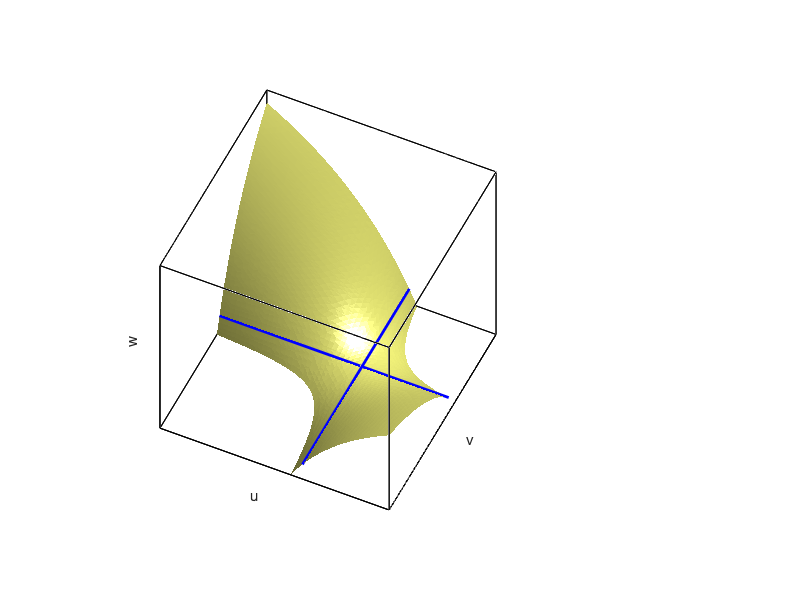
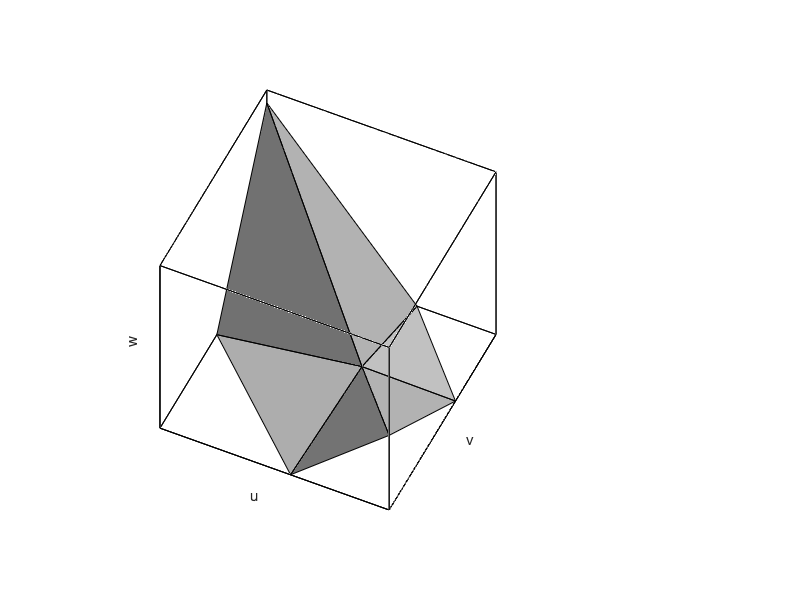

Write the MATLAB code that produced these figures, in order. (Note: this script raises an error after producing the figures.)
function t_mc( )
    %
    cstate_ = containers.Map;
    cstate_('LevelsetHandle') = 0;
    cstate_('LineHandles') = [];
    cstate_('TrisHandles') = [];
    %f = figure('Visible','off');
    close all;
    figure('Visible','off');
    hold on;
    % plot coordinate axis
    vm = [0 0 0; 1 0 0; 1 1 0; 0 1 0; 0 0 1; 1 0 1; 1 1 1; 0 1 1];
    fm = [1 2 6 5; 2 3 7 6; 3 4 8 7; 4 1 5 8; 1 2 3 4; 5 6 7 8];
    %patch('Vertices',vm,'Faces',fm, 'FaceVertexCData',hsv(6),'FaceColor','none');
    %ha = axes('Position',[0.07,0.07,0.75,0.75]);

    h_bbox = patch('Vertices',vm,'Faces',fm,'FaceColor','none');
    daspect([1 1 1]);
    % set camera
    %view(3);
    view(25,50);
    axis tight;
    axis square;
    camlight;
    lighting gouraud;
    xlabel('u');
    ylabel('v');
    zlabel('w');
    set(gca,'xtick',[]);
    set(gca,'ytick',[]);
    set(gca,'ztick',[]);
    set(gca,'Position',[0.06 0.15 0.7 0.7]);
    
    
    
    % read current state values    
    fig_names = {{'fig1.fig','fig1_mesh.fig'},...
        {'fig2.fig','fig2_mesh.fig'},...
        {'fig3.fig','fig3_mesh.fig'},...
        {'fig4.fig','fig4_mesh.fig'},...
        {'fig5.fig','fig5_mesh.fig'},...
        {'fig6.fig','fig6_mesh.fig'},...
        {'fig7.fig','fig7_mesh.fig'},...
        {'fig8.fig','fig8_mesh.fig'},...
        {'fig9.fig','fig9_mesh.fig'},...
        {'fig10.fig','fig10_mesh.fig'},...
        {'fig11.fig','fig11_mesh.fig'},...
        {'fig12.fig','fig12_mesh.fig'}};
    
    vals = [0.0387,9.8588,9.9994608191478135,0.0097,9.99946,-1.8061,-1.7660,-0.6,1.10918,0.0708,-1.3064,0.0293];
    mc_lt   = [6,25, 25,30,60,22,24,22,60,30,105,105];
    for i = 1:12
        fig_ = i+1;
        % default case
        f = zeros(1,8);
        switch fig_
            case 2 % contour with 6 vertices, MC 3, bit patter 6
                f = [-0.960492426392903 0.793207329559554 0.916735525189067 -0.422761282626275 -0.934993247757551 -0.850129305868777 -0.0367116785741896 -0.656740699156587];
            case 3 % contour with 7 vertices, type A, MC 6, bit patter 25
                f =  [10.2967816247556,9.45145192686147,9.54753711271687,10.6482067822841,9.81494966341055,9.31168538578250,9.80950580411527,10.7451536262220];
            case 4 % contour with 7 vertices, type B, MC 6, bit pattern 25
                f = [9.9998593195995547,9.9993381282115549,9.9979160205452544,9.9986053863704142,9.9999374908631235,9.999424800002032,9.9983922749132219,9.999579324965488];
            case 5 % contour with 8 vertices, MC 12, bit patter 30
                f = [0.454797708726920,	0.801330575352402,	0.649991492712356,	-0.973974554763863,	-0.134171007607162,	-0.0844698148589140,	-0.826313795402046,	0.433391503783462];
            case 6 % contour with 8 vertices, case b, MC 10, bit patter 60
                f = [9.9985934885536665,9.9998695572230147,9.9999045831713928,9.999316745478131,9.9986117521866866,9.9998754368055813,9.9999031760062458,9.9992041920402936];
            case 7 % contour with 9 vertices, MC 7, bit patter 22
                f = [-15.6504952739285,2.90290077342601,24.5454566157887,-24.5274127623786,21.6741877710053,-4.49696327433901,-19.7891575872492,-15.5588482753161];
            case 8 % MC 4 with tunnel, bit pattern 24
                f = [-7.70146936482581,-3.21868369245987,-5.44023748418735,15.6051950593180,12.7611835388515,-4.46952393442309,-11.7240576326183,-9.23038948829007];
            case 9 % MC 7 with tunnel, bit patter 22
                f = [-3.42744283804455,0.621278122151001,4.48110777981235,-1.95551129669134,2.30448107596369,-1.04182240925489,-3.51087814405650,-6.44976786808517];
            case 10 % MC 10 with tunnel, bit patter 60
                f = [-0.100000000000000,-6.11000000000000,2,10.2000000000000,10.8000000000000,1.80000000000000,-8.20000000000000,-0.180000000000000];
            case 11 % MC 12 with tunnel, bit patter 30
                f=[-3.37811990337124,0.473258332744286,2.54344310345736,7.87658724379480,4.38700713005133,-1.49950251870885,-4.21025867362045,-1.00233824192217];
            case 12 % MC 13 with tunnel, MC 3, bit patter 6
                f = [2.74742516087490,-3.39187542578189,-12.5297639669456,0.431517989649243,-6.92460546400188,2.52228314017858,14.6950568276448,-10.0732624062474];
            case 13 % MC 13 with contour with 12 vertices
                f = [0.546912886195662,	-0.421103532406922,	-0.643375084081520,	0.855507421818445,	-0.260686312588506,	0.206413666735986,	0.237274227130530,	-0.183297728364877];
                %f = [4.69314856679690,-25.6666841753773,-19.3439361061026,11.2891663083649,-5.72871085708909,12.8485897893816,14.4616618309557,-3.61934839891487];
                %f = [2.56647391270132,-7.87546704094998,-24.0314386830922,0.877608326864389,-27.8666241843413,21.9109258856636,14.6592692141074,-17.3567518307032];

        end


        % set a nice color
        c_pos = randi(25);
        color = getColor(c_pos);

        % the isovalue and MC case
        i0 = vals(i);
        mc = mc_lt(i);
        
        % compute level set within unit cell
        levelset_ = 1;
        % generate isosurface
        if levelset_ == 1
            cc =0:0.02:1;
            sz = length(cc);
            [x,y,z] = meshgrid(1:sz,1:sz,1:sz);
            fd =zeros(sz,sz,sz);
            for ii=1:sz
                for jj=1:sz
                    for kk=1:sz
                        u = cc(ii);
                        v = cc(jj);
                        w = cc(kk);
                        x(ii,jj,kk) = cc(ii);
                        y(ii,jj,kk) = cc(jj);
                        z(ii,jj,kk) = cc(kk);
                        fd(ii,jj,kk) = trilinear(f,u,v,w);
                    end
                end
            end

            clearLevelSetPlot(cstate_);

            p_handle = patch(isosurface(x,y,z,fd,i0));
            cstate_('LevelsetHandle') = p_handle;
            set(p_handle,'FaceColor',color,'EdgeColor','none');
            %set(p_handle,'FaceColor',colors(c_pos,:,:,:),'EdgeColor','none');
            % plot straight lines joining opposite faces
            plotStraightLines(cstate_,f,i0);
            savefig(fig_names{i}{1});
            clearLevelSetPlot(cstate_);
        end

        % plot triangulation
        celltris_ = 1;
        if celltris_
            clearTriangles(cstate_);
            triangulateCell(cstate_,f,mc,i0)
            savefig(fig_names{i}{2});
            clearTriangles(cstate_);
        end
	end
end


% Trilinear interpolation
%%%%%%%%%%%%%%%%%%%%%%%%%%%%%%%%%%%%%%%%%%%%%%%%%%%%%%%%%%%%%%%%%%%%%%%%%%%%%%%
function val = trilinear(f,u,v,w)
    val = (1-w)*((1-v)*(f(1)*(1-u)+f(2)*u)+v*(f(3)*(1-u)+f(4)*u))+ w*((1-v)*(f(5)*(1-u)+f(6)*u)+v*(f(7)*(1-u)+f(8)*u));
end

%
% Compute the bilinear coefficients for a pair of opposite faces
%%%%%%%%%%%%%%%%%%%%%%%%%%%%%%%%%%%%%%%%%%%%%%%%%%%%%%%%%%%%%%%%%%%%%%%%%%%%%%%
function [f1, f2, f3, f4, h1, h2, h3, h4] = setBilinearform(F,face)
    switch(face)
        case 1 % face w = 0
            f1 = F(1); f2 = F(2); f3 = F(3); f4 = F(4);
            h1 = F(5); h2 = F(6); h3 = F(7); h4 = F(8);
        case 2 % face w = 1
            f1 = F(5); f2 = F(6); f3 = F(7); f4 = F(8);
            h1 = F(1); h2 = F(2); h3 = F(3); h4 = F(4);
        case 3 % face v = 0
            f1 = F(1); f2 = F(2); f3 = F(5); f4 = F(6);
            h1 = F(3); h2 = F(4); h3 = F(7); h4 = F(8);
        case 4 % face v = 1
            f1 = F(3); f2 = F(4); f3 = F(7); f4 = F(8);
            h1 = F(1); h2 = F(2); h3 = F(5); h4 = F(6);
        case 5 % face u = 0
            f1 = F(1); f2 = F(3); f3 = F(5); f4 = F(7);
            h1 = F(2); h2 = F(4); h3 = F(6); h4 = F(8);
        case 6 % face u = 1
            f1 = F(2); f2 = F(4); f3 = F(6); f4 = F(8);
            h1 = F(1); h2 = F(3); h3 = F(5); h4 = F(7);
    end % end switch
    
end % set bilinearform

% Plot straight lines lying on the level set joining
% opposite faces
%%%%%%%%%%%%%%%%%%%%%%%%%%%%%%%%%%%%%%%%%%%%%%%%%%%%%%%%%%%%%%%%%%%%%%%%%%%%%%%
function plotStraightLines(cstate_,F,i0)
    ui = zeros(3,2);
    vi = zeros(3,2);
    ic = zeros(1,3);
    idx = 1;
    for f = 1:2:6
        % init
        [f1, f2, f3, f4, h1, h2, h3, h4] = setBilinearform(F,f);
        a = (f1-f2)*(-h3+h4+h1-h2)-(h1-h2)*(-f3+f4+f1-f2);
        b = (i0-f1)*(-h3+h4+h1-h2)+(f1-f2)*(h3-h1)-(i0-h1)*(-f3+f4+f1-f2)-(h1-h2)*(f3-f1);
        c = (i0-f1)*(h3-h1)-(i0-h1)*(f3-f1);
        d = b^2 - 4*a*c;
        if d > 0
            pos = 1;
            d = sqrt(d);
            % compute ui
            ui1 = (-b-d) / (2*a);
            ui2 = (-b+d) / (2*a);
            us1 = min(ui1,ui2);
            us2 = max(ui1,ui2);
            if 0 < us1 && us1 < 1
                g1 = f1*(1-us1) + f2*us1;
                g2 = f3*(1-us1) + f4*us1;
                vs1 = (i0 - g1)/(g2-g1);
                if 0 < vs1 && vs1 < 1
                    ui(idx,pos) = us1;
                    vi(idx,pos) = vs1;
                    ic(idx) = ic(idx) + 1;
                    pos = pos + 1;
                end
            end
            if 0 < us2 && us2 < 1
                g1 = f1*(1-us2) + f2*us2;
                g2 = f3*(1-us2) + f4*us2;
                vs2 = (i0 - g1)/(g2-g1);
                if 0 < vs2 && vs2 < 1
                    ui(idx,pos) = us2;
                    vi(idx,pos) = vs2;
                    ic(idx) = ic(idx) + 1;
                end
            end
        end
        idx  = idx + 1;
    end

    % check if there is a tunnel
    ict = ic(1) + ic(2) + ic(3);

    % plot straight lines joining opposite faces
    lt_handles = [];
    for i = 1:ic(1)
        cu1 = [ui(1,i),ui(1,i)];
        cv1 = [vi(1,i),vi(1,i)];
        cw1 = [0, 1];
        l_ = plot3(cu1,cv1,cw1,'b','LineWidth',2);
        lt_handles = [lt_handles,l_];
    end
    for i = 1:ic(2)
        cu1 = [ui(2,i),ui(2,i)];
        cw1 = [vi(2,i),vi(2,i)];
        cv1 = [0, 1];
        l_ = plot3(cu1,cv1,cw1,'b','LineWidth',2);
        lt_handles = [lt_handles,l_];
    end
    for i = 1:ic(3)
        cv1 = [ui(3,i),ui(3,i)];
        cw1 = [vi(3,i),vi(3,i)];
        cu1 = [0, 1];
        l_ = plot3(cu1,cv1,cw1,'b','LineWidth',2);
        lt_handles = [lt_handles,l_];
    end
    cstate_('LineHandles') = lt_handles;
end % plotStaightLines(cstate_,F,i0)


% Delete graphic objects from figure
%
function clearLevelSetPlot(cstate_)
    p_handle = cstate_('LevelsetHandle');
	if p_handle ~= 0
        delete(p_handle);
        cstate_('LevelsetHandle') = 0;
    end
    lt_handles = cstate_('LineHandles');
    for l =1:length(lt_handles)
        delete(lt_handles(l));
    end
    lt_handles = [];
    cstate_('LinesHandles') = lt_handles;
end

function clearTriangles(cstate_)
    t_handles = cstate_('TrisHandles');
    for t = 1:length(t_handles)
        delete(t_handles(t));
    end
    cstate_('TrisHandles') = [];
end

%
%
function c_ = getColor(c_index)
    c_table = [[0,117,220];[153,63,0];[116,0,132];[103,100,120];...
               [0,92,49];[43,206,72];[255,204,153];[138,128,158];...
               [148,255,181];[143,124,0];[157,204,0];[194,0,136];...
               [30,81,158];[255,164,5];[255,168,187];[66,102,0];...
               [255,0,16];[94,241,242];[0,153,143];[224,255,102];...
               [116,10,255];[153,0,0];[255,255,128];[255,255,0];...
               [255,80,5]];
    if c_index > 26
        c_index = 1;
    end
    c_ = c_table(c_index,:)/255;
end

%
%
% Compute contours of isosurface at faces
%%%%%%%%%%%%%%%%%%%%%%%%%%%%%%%%%%%%%%%%%%%%%%%%%%%%%%%%%%%%%%%%%%%%%%%%%%%%%%%
function triangulateCell(cstate_,f,mc,isov)
    [nrv,vt,nrc,cns,contours] = computeContorus(f,mc,isov);
    triangulateContours(cstate_,f,mc,isov,nrv,vt,nrc,cns,contours);
end

% Compute contours
%%%%%%%%%%%%%%%%%%%%%%%%%%%%%%%%%%%%%%%%%%%%%%%%%%%%%%%%%%%%%%%%%%%%%%%%%%%%%%%
function  [nrv,vt,nrc,cns,contours] = computeContorus(f,mc,isov)
    % Use the fact that the isosurface does not start or end in the cell.
    % It must cut the cell at the edges building closed hyperbolic arcs.
    % Triangulatiom
    %   i) compute intersection of level set with edges
    %  ii) compute closed polygons, we call these polygon contours
    % iii) compute the solution to the three quadratic equations
    %  iv) classify and triangulate contours
    
    % cell topology
    % vertices accroding to the coordinate axes, x-axes fastes
    % v1 = 000, v2 = 001, v3 = 010, v4 = 011
    % v5 = 100, v6 = 101, v7 = 110, v8 = 111
    % edges:
    % e1 = (1,2), e2 = (2,4), e3 = (3,4), e4 = (1,3)
    % e5 = (5,6), e6 = (6,8), e7 = (7,8), e8 = (5,7)
    % e9 = (1,5), e10 = (2,6), e11 = (4,8), e12 = (3,7)
    % faces:
    % f1 = (1,2,3,4), f2 = (5,6,7,8), 
    % f3 = (1,2,5,6), f4 = (3,4,7,8),
    % f5 = (1,3,5,7), f6 = (2,4,6,8)
    
    % compute offsets along axis, 
    % these are local coordinates used for interpolating vertices later on
    edges = [[1 2 -1  0  0]; ...
        [2 4  1 -1  0]; ...
        [3 4 -1  1  0]; ...
        [1 3  0 -1  0]; ...
        [5 6 -1  0  1]; ...
        [6 8  1 -1  1]; ...
        [7 8 -1  1  1]; ...
        [5 7  0 -1  1]; ...
        [1 5  0  0 -1]; ...
        [2 6  1  0 -1]; ...
        [4 8  1  1 -1]; ...
        [3 7  0  1 -1]];
    
    vt = zeros(12,4); % 4. coordinate means if vertex is set
    nrv = 0;
    for i = 1:12
        v1 = edges(i,1);
        v2 = edges(i,2);
        vals = [f(v1),f(v2)];
        vals = sort(vals);
        if vals(1) < isov && isov <= vals(2)
            % there is an intersection
            nrv = nrv + 1;
            iv = (isov - f(v1)) / (f(v2) - f(v1));
            if (edges(i,3) < 0)
                vt(i,1) = iv;
            else
                vt(i,1) = edges(i,3);
            end
            if (edges(i,4) < 0)
                vt(i,2) = iv;
            else
                vt(i,2) = edges(i,4);
            end
            if (edges(i,5) < 0)
                vt(i,3) = iv;
            else
                vt(i,3) = edges(i,5);
            end
            vt(i,4) = 1;
        else
            vt(i,4) = -1;
        end
    end
    % build contours, porcess facewise
    % faces
    fedge = [[1 2 3 4];[5 6 7 8];[1 10 5 9];[3 11 7 12];[4 12 8 9];[2 11 6 10]];
    segments = zeros(12,2);
    nrs = 1;
    ambiguous = zeros(1,6);
    ambcase   = zeros(1,6);
    for i = 1:6
        pos = 0;
        s = zeros(1,4);
        for j = 1:4
            if vt(fedge(i,j),4) > -1
                pos = pos + 1;
                s(pos) = fedge(i,j);
            end
        end
        % get segments from ambiguous case
        if pos > 2
            ambiguous(i) = 1; % face has ambigous case
            [u0, v0, idx] = getAsymptotes(i,f);
            % get vt1 of face
            vt1 = vt(fedge(i,1),1:3);
            if vt1(idx) < u0
                ambcase(i) = 1;
                segments(nrs,1) = s(1);
                segments(nrs,2) = s(4);
                segments(nrs+1,1) = s(2);
                segments(nrs+1,2) = s(3);
            else
                segments(nrs,1) = s(1);
                segments(nrs,2) = s(2);
                segments(nrs+1,1) = s(3);
                segments(nrs+1,2) = s(4);
            end
            nrs = nrs + 2;
        else
            segments(nrs,1) = s(1);
            segments(nrs,2) = s(2);
            nrs = nrs + 1;
        end
    end
    
    % compute closed contours
    contours = connect(nrv,vt,segments);
    % count nr. of countours and size
    cns = zeros(1,4);
    nrc = 0;
    for i = 1:4
        pos = 0;
        for j = 1:12
            if contours(i,j) > 0
                pos = j;
            end
        end
        cns(i) = pos;
        if pos > 0
            nrc = nrc+1;
        end
    end    
end


% connect vertices into a closed contour
%%%%%%%%%%%%%%%%%%%%%%%%%%%%%%%%%%%%%%%%%%%%%%%%%%%%%%%%%%%%%%%%%%%%%%%%%%%%%%%
function contours = connect(nrv,vt,segment)
    %
    %
    % there might be at most 4 contours with at most 12 vertices
    tcont = zeros(4,13);
    % each vertex appears at most once in only one contour
    % a contour has at least three vertices, i.e. it is a triangle or a larger
    % polygon
    ltconnect = zeros(12,2);
    vflag = ones(1,12);
    for i = 1:12
        s1 = segment(i,1);
        s2 = segment(i,2);
        if s1 > 0
            vflag(s1) = 0;
            vflag(s2) = 0;
            if ltconnect(s1,1) > 0
                ltconnect(s1,2) = s2;
            else
                ltconnect(s1,1) = s2;
            end
            if ltconnect(s2,1) > 0
                ltconnect(s2,2) = s1;
            else
                ltconnect(s2,1) = s1;
            end
        end
    end
    % create contours
    s1 = 0;
    s2 = 0;
    uvt = 0;
    % use mor data structures to be faster
    ccnt = 1;
    for v = 1:12
        if vflag(v) < 1 % vertex still not used
            s1 = v;
            tcont(ccnt,1) = v;
            pos = 2;
            orig = s1;
            next = ltconnect(orig,1);
            vflag(v) = 1; % set vertex used!
            flag = 1;
            while (flag)
                v1 = ltconnect(next,1);
                v2 = ltconnect(next,2);
                if v1 == orig
                    orig = next;
                    next = v2;
                else
                    orig = next;
                    next = v1;
                end
                tcont(ccnt,pos) = orig;
                vflag(orig) = 1; % vertex used
                pos = pos+1;
                if next == s1
                    flag = 0;
                    ccnt = ccnt + 1;
                end
            end % end of while
        end % end of if vertex not used
    end % end for over connectivity list
    contours = tcont;
end


% check if for this configuration there is a tunnel
% boolean flag tells if two contours build a tunnel
% nr is the number of countours building a tunnel, it must be two
% ltc contains the id of the contours which build a tunnel
%%%%%%%%%%%%%%%%%%%%%%%%%%%%%%%%%%%%%%%%%%%%%%%%%%%%%%%%%%%%%%%%%%%%%%%%%%%%%%%
function triangulateContours(cstate_,F,mc,i0,nrv,vt,nrc,cns,contours)
    % find out which contours build up a single piece of surface
    nr = 0;
    ltc = 0;
    face = 0;
    
    % handles to geometry
    t_handles = [];
    
    % compute all 6 hyperbola intersections
    ui = zeros(3,2);
    vi = zeros(3,2);
    ic = zeros(1,3);
    idx = 1;
    for f = 1:2:6
        % init
        [f1, f2, f3, f4, h1, h2, h3, h4] = setBilinearform(F,f);
        a = (f1-f2)*(-h3+h4+h1-h2)-(h1-h2)*(-f3+f4+f1-f2);
        b = (i0-f1)*(-h3+h4+h1-h2)+(f1-f2)*(h3-h1)-(i0-h1)*(-f3+f4+f1-f2)-(h1-h2)*(f3-f1);
        c = (i0-f1)*(h3-h1)-(i0-h1)*(f3-f1);
        d = b^2 - 4*a*c;
        if d > 0
            pos = 1;
            d = sqrt(d);
            % compute ui
            ui1 = (-b-d) / (2*a);
            ui2 = (-b+d) / (2*a);
            us1 = min(ui1,ui2);
            us2 = max(ui1,ui2);
            if 0 < us1 && us1 < 1
                g1 = f1*(1-us1) + f2*us1;
                g2 = f3*(1-us1) + f4*us1;
                vs1 = (i0 - g1)/(g2-g1);
                if 0 < vs1 && vs1 < 1
                    ui(idx,pos) = us1;
                    vi(idx,pos) = vs1;
                    ic(idx) = ic(idx) + 1;
                    pos = pos + 1;
                end
            end
            if 0 < us2 && us2 < 1
                g1 = f1*(1-us2) + f2*us2;
                g2 = f3*(1-us2) + f4*us2;
                vs2 = (i0 - g1)/(g2-g1);
                if 0 < vs2 && vs2 < 1
                    ui(idx,pos) = us2;
                    vi(idx,pos) = vs2;
                    ic(idx) = ic(idx) + 1;
                end
            end
        end
        idx  = idx + 1;
    end
    
    % check if there is a tunnel
    ict = ic(1) + ic(2) + ic(3);
    
    
    % triangulate tunnel
    if ict == 6
        % if there are three contours, one does not belong to the tunnel
        c1 = 1;
        c2 = 2;
        c3 = 3;
        if nrc == 3
            % conside only contours with 3 vertices
            for c = 1:3
                if cns(c) == 3
                    umin = 2;
                    umax = -2;
                    for i= 1:3
                        % collect min and max u
                        if vt(contours(c,i),1) < umin 
                            umin = vt(contours(c,i),1);
                        end
                        if vt(contours(c,i),1) > umax 
                            umax = vt(contours(c,i),1);
                        end
                    end
                    if ui(1,1) > umax || ui(1,2) < umin
                        c3 = c; % c3 does not belong to the tunnel
                    else
                        c2 = c;
                    end
                else
                    c1 = c;
                end
            end
        end
        % create 6 vertices
        cvt = zeros(6,3);
        % face 1,2 and face 3,4 common coordinate is u
        u = ui(1,1);
        v = vi(1,1);
        w = vi(2,1);
        p1 = 1;
        p2 = 1;
        p3 = 1;
        cvt(1,:) = [u,v,w];
        % face 3,4 and face 5,6 common coord is w
        if abs(w - vi(3,2)) < 0.00005
            p3 = 2;
        end
        
        % connect alternating pi 
        % get new v coordinate from face 4,5
        v = ui(3,p3);
        cvt(2,:) = [u,v,w];
        % get new u coordinate from face 0,1
        p1 = mod(p1,2) + 1;
        u = ui(1,p1);
        cvt(3,:) = [u,v,w];
        % get new w coordinate from face 2,3
        p2 = mod(p2,2) + 1;
        w = vi(2,p2);
        cvt(4,:) = [u,v,w];
        % get new v coordinate from face 4,5
        p3 = mod(p3,2) + 1;
        v = ui(3,p3);
        cvt(5,:) = [u,v,w];
        % get nuew u coordinate from face 0,1
        p1 = mod(p1,2) + 1;
        u = ui(1,p1);
        cvt(6,:) = [u,v,w];
        
        % fussion verties
        fvert = zeros(6,3);
        fvert(1,:) = (cvt(1,:) + cvt(2,:))/2;
        fvert(2,:) = (cvt(1,:) + cvt(2,:))/2;
        fvert(3,:) = (cvt(3,:) + cvt(4,:))/2;
        fvert(4,:) = (cvt(3,:) + cvt(4,:))/2;
        fvert(5,:) = (cvt(5,:) + cvt(6,:))/2;
        fvert(6,:) = (cvt(5,:) + cvt(6,:))/2;
        
        % generate triangle points
        tp = zeros(3,3);
        tp(1,:) = (cvt(1,:) + cvt(2,:))/2;
        tp(2,:) = (cvt(3,:) + cvt(4,:))/2;
        tp(3,:) = (cvt(5,:) + cvt(6,:))/2;
        

        flag_special_case = false;
        if (cns(1) > 6 || cns(2) > 6 ||cns(3) > 6)
            flag_special_case = true;
            %disp('case with one contour');
        end
        
        % collect vertex pairs
        cid = [c1,c2];
        for cq = 1:2
            xc = cid(cq);
            gconne = zeros(1,12);
            for i = 1:cns(xc)
                index = -1;
                d = 3;
                for j = 1:6
                    val = norm(vt(contours(xc,i),1:3)-cvt(j,:));
                    if d > val
                        index = j;
                        d = val;
                    end
                end
                gconne(i) = index;
            end
            % merged triangles
            for i = 1:cns(xc)
                i0 = i;
                i1 = mod(i,cns(xc)) + 1;
                d1 = gconne(i0);
                d2 = gconne(i1);
                if d1 == d2 || int32(d1)/int32(2) == int32(d2)/int32(2)
                    verts = [vt(contours(xc,i0),1:3);vt(contours(xc,i1),1:3);fvert(d1,:)];
                    triTunnel = zeros(1,3);
                    triTunnel(1,:) = [1,2,3];
                    t_hdl = patch('Faces',triTunnel,'Vertices',verts,'FaceColor',[0.8,0.8,0.8]); %,'EdgeColor','b');
                    t_handles = [t_handles,t_hdl];
                else
                    tris = zeros(2,3);
                    tris(1,:) = [1,2,4];
                    tris(2,:) = [2,3,4];
                    verts = zeros(4,3);
                    verts(1,:) = vt(contours(xc,i0),1:3);
                    verts(2,:) = vt(contours(xc,i1),1:3);
                    verts(3,:) = fvert(d2,:);
                    verts(4,:) = fvert(d1,:);
                    t_hdl = patch('Faces',tris,'Vertices',verts,'FaceColor',[0.8,0.8,0.8]);
                    t_handles = [t_handles,t_hdl];
                end
            end
            % triangulate contour with 12 vertices
            if cns(1) == 12
                tri12 = zeros(1,3);
                tri12(1,:) = [1,2,3];
                vt12 = zeros(3,3);
                vt12(1,:) = fvert(1,:);
                vt12(2,:) = fvert(3,:);
                vt12(3,:) = fvert(5,:);
                t_hdl = patch('Faces',tri12,'Vertices',vt12,'FaceColor',[0.8,0.8,0.8]); %,'EdgeColor','b');
                t_handles = [t_handles,t_hdl];
            end
        end
        % if anny triangulate third contour
        if (nrc == 3)
            trOout = zeros(1,3);
            trOout(1,:) = [1,2,3];
            vtOut = zeros(3,3);
            vtOut(1,:) = vt(contours(c3,1),1:3);
            vtOut(2,:) = vt(contours(c3,2),1:3);
            vtOut(3,:) = vt(contours(c3,3),1:3);
            t_hdl = patch('Faces',trOout,'Vertices',vtOut,'FaceColor',[0.8,0.8,0.8]);
            t_handles = [t_handles,t_hdl];
        end
    else % there is no tunnel
        if ((ict == 2 && ic(1) == 2) || (ict == 2 && ic(2) == 2)  ||  (ict == 2 && ic(3) == 2) || ict < 2)
            % there is no saddle point, this is a simple polygon
            for s = 1:nrc
                if cns(s) == 3
                    tri3 = zeros(1,3);
                    tri3(1,1) = 1;
                    tri3(1,2) = 2;
                    tri3(1,3) = 3;
                    vt3  = zeros(3,3);
                    vt3(1,:) = vt(contours(s,1),1:3);
                    vt3(2,:) = vt(contours(s,2),1:3);
                    vt3(3,:) = vt(contours(s,3),1:3);
                    t_hdl = patch('Faces',tri3,'Vertices',vt3,'FaceColor',[0.8,0.8,0.8]);
                    t_handles = [t_handles,t_hdl];
                elseif cns(s) == 4
                    tri4 = zeros(2,3);
                    tri4(1,1) = 1; tri4(1,2) = 2; tri4(1,3) = 3;
                    tri4(2,1) = 1; tri4(2,2) = 3; tri4(2,3) = 4;
                    vt4  = zeros(4,3);
                    vt4(1,:) = vt(contours(s,1),1:3);
                    vt4(2,:) = vt(contours(s,2),1:3);
                    vt4(3,:) = vt(contours(s,3),1:3);
                    vt4(4,:) = vt(contours(s,4),1:3);
                    t_hdl = patch('Faces',tri4,'Vertices',vt4,'FaceColor',[0.8,0.8,0.8]);
                    t_handles = [t_handles,t_hdl];
                elseif cns(s) == 5
                    tri5 = zeros(3,3);
                    tri5(1,1) = 1; tri5(1,2) = 2; tri5(1,3) = 3;
                    tri5(2,1) = 1; tri5(2,2) = 3; tri5(2,3) = 4;
                    tri5(3,1) = 1; tri5(3,2) = 4; tri5(3,3) = 5;
                    vt5  = zeros(5,3);
                    vt5(1,:) = vt(contours(s,1),1:3);
                    vt5(2,:) = vt(contours(s,2),1:3);
                    vt5(3,:) = vt(contours(s,3),1:3);
                    vt5(4,:) = vt(contours(s,4),1:3);
                    vt5(5,:) = vt(contours(s,5),1:3);
                    t_hdl = patch('Faces',tri5,'Vertices',vt5,'FaceColor',[0.8,0.8,0.8]);
                    t_handles = [t_handles,t_hdl];
                elseif cns(s) == 6
                    tri6 = zeros(4,3);
                    tri6(1,1) = 1; tri6(1,2) = 2; tri6(1,3) = 3;
                    tri6(2,1) = 3; tri6(2,2) = 4; tri6(2,3) = 5;
                    tri6(3,1) = 5; tri6(3,2) = 6; tri6(3,3) = 1;
                    tri6(4,1) = 1; tri6(4,2) = 3; tri6(4,3) = 5;
                    
                    vt6  = zeros(6,3);
                    vt6(1,:) = vt(contours(s,1),1:3);
                    vt6(2,:) = vt(contours(s,2),1:3);
                    vt6(3,:) = vt(contours(s,3),1:3);
                    vt6(4,:) = vt(contours(s,4),1:3);
                    vt6(5,:) = vt(contours(s,5),1:3);
                    vt6(6,:) = vt(contours(s,6),1:3);
                    t_hdl = patch('Faces',tri6,'Vertices',vt6,'FaceColor',[0.8,0.8,0.8]);
                    t_handles = [t_handles,t_hdl];
                end
            end
        else % there are some where a saddle point
            % plot bary center    
            ucoord = 0;
            vcoord = 0;
            wcoord = 0;
            if (ic(1) == 2) % common coordinate is w
                ucoord = ui(2,1);
                vcoord = ui(3,1);
                wcoord = vi(2,1);
            elseif (ic(2) == 2) % common coordinate is v
                ucoord = ui(1,1);
                vcoord = vi(1,1);
                wcoord = vi(3,1);
            elseif (ic(3) == 2) % common coordinate is u
                ucoord = ui(1,1);
                vcoord = vi(1,1);
                wcoord = vi(2,1);
            else 
                ucoord = ui(1,1) + ui(1,2) + ui(2,1) + ui(2,2);
                vcoord = vi(1,1) + vi(1,2) + ui(3,1) + ui(3,2);
                wcoord = vi(2,1) + vi(2,2) + vi(3,1) + vi(3,2);
                ucoord = ucoord/(ic(1) + ic(2));
                vcoord = vcoord/(ic(1) + ic(3));
                wcoord = wcoord/(ic(2) + ic(3));
            end
            %
            % At this point the code is not so clear
            % we are triangulating also non ambiguous cases
            % which are handled different in the c-code
            % this is just a demonstration software
            % star triangulation
            for s = 1:nrc
                if cns(s) == 3
                    tri3 = zeros(1,3);
                    tri3(1,1) = 1;
                    tri3(1,2) = 2;
                    tri3(1,3) = 3;
                    vt3  = zeros(3,3);
                    vt3(1,:) = vt(contours(s,1),1:3);
                    vt3(2,:) = vt(contours(s,2),1:3);
                    vt3(3,:) = vt(contours(s,3),1:3);
                    t_hdl = patch('Faces',tri3,'Vertices',vt3,'FaceColor',[0.8,0.8,0.8]);
                    t_handles = [t_handles,t_hdl];
                    
                else
%                     if (cns(s) == 5)
%                         disp('triangulating case with 5 vertices');
%                     end
                    triStar = zeros(cns(s),3);
                    vtStar  = zeros(cns(s)+1,3);
                    for xq = 1:cns(s)
                        vtStar(xq,:) = vt(contours(s,xq),1:3);
                    end
                    vtStar(cns(s)+1,:) =  [ucoord,vcoord,wcoord];
                    
                    for xq=1:cns(s)
                        i0 = xq;
                        i1 = mod(xq,cns(s)) + 1;
                        triStar(xq,1) = i0;
                        triStar(xq,2) = i1;
                        triStar(xq,3) = cns(s)+1;
                    end
                    t_hdl = patch('Faces',triStar,'Vertices',vtStar,'FaceColor',[0.8,0.8,0.8]);
                    t_handles = [t_handles,t_hdl];
                end
            end
            
        end
        % store handles to manage geometry objects
        
    end
    
    % keep track of graphic obejcts
    cstate_('TrisHandles') = t_handles;
end % triangulateContours


%
% Compute asymptotes at faces
% The functions accept arrays as input
%%%%%%%%%%%%%%%%%%%%%%%%%%%%%%%%%%%%%%%%%%%%%%%%%%%%%%%%%%%%%%%%%%%%%%%%%%%%%%%
function [uw,vw,ew,aw] = wSurface(f,w)
    f0 = f(1);
    f1 = f(2);
    f2 = f(3);
    f3 = f(4);
    f4 = f(5);
    f5 = f(6);
    f6 = f(7);
    f7 = f(8);
    ew = (f0+f3-f1-f2)*(1-w) + (f4+f7-f5-f6)*w;
    uw = ((f0-f2)*(1-w)+(f4-f6)*w) ./ ew;
    vw = ((f0-f1)*(1-w)+(f4-f5)*w) ./ ew;
    aw = ((f0*(1-w)+f4*w).*(f3*(1-w)+f7*w) - (f1*(1-w)+f5*w).*(f2*(1-w)+f6*w)) ./ ew;
end
function [vu,wu,eu,au] = uSurface(f,u)
    f0 = f(1);
    f1 = f(2);
    f2 = f(3);
    f3 = f(4);
    f4 = f(5);
    f5 = f(6);
    f6 = f(7);
    f7 = f(8);
    eu = (f0+f6-f2-f4)*(1-u) + (f1+f7-f3-f5)*u;
    vu = ((f0-f4)*(1-u)+(f1-f5)*u) ./ eu;
    wu = ((f0-f2)*(1-u)+(f1-f3)*u) ./ eu;
    au = ((f0*(1-u)+f1*u).*(f6*(1-u)+f7*u) - (f2*(1-u)+f3*u).*(f4*(1-u)+f5*u)) ./ eu;
end
function [uv,wv,ev,av] = vSurface(f,v)
    f0 = f(1);
    f1 = f(2);
    f2 = f(3);
    f3 = f(4);
    f4 = f(5);
    f5 = f(6);
    f6 = f(7);
    f7 = f(8);
    ev = (f0+f5-f1-f4)*(1-v) + (f2+f7-f3-f6)*v;
    uv = ((f0-f4)*(1-v)+(f2-f6)*v) ./ ev;
    wv = ((f0-f1)*(1-v)+(f2-f3)*v) ./ ev;
    av = ((f0*(1-v)+f2*v).*(f5*(1-v)+f7*v) - (f1*(1-v)+f3*v).*(f4*(1-v)+f6*v)) ./ ev;
end

% computes u0 and v0 where the asymptotes intersect
%%%%%%%%%%%%%%%%%%%%%%%%%%%%%%%%%%%%%%%%%%%%%%%%%%%%%%%%%%%%%%%%%%%%%%%%%%%%%%%
function [u0,v0,idx] = getAsymptotes(face,f)
    switch face
        case 1
            [u0, v0, eta, alpha] = wSurface(f,0);
            idx = 1;
        case 2
            [u0, v0, eta, alpha] = wSurface(f,1);
            idx = 1;
        case 3
            [u0, v0, eta, alpha] = vSurface(f,0);
            idx = 1;
        case 4
            [u0, v0, eta, alpha] = vSurface(f,1);
            idx = 1;
        case 5
            [u0, v0, eta, alpha] = uSurface(f,0);
            idx = 2;
        case 6
            [u0, v0, eta, alpha] = uSurface(f,1);
            idx = 2;
        otherwise disp('wrong face id')
    end
end

%
% select a rotation symmetry
%%%%%%%%%%%%%%%%%%%%%%%%%%%%%%%%%%%%%%%%%%%%%%%%%%%%%%%%%%%%%%%%%%%%%%%%%%%%%%%
function f = transform(index,f)
    % set of 24 rotations which are symmetries in MC
    rot = zeros(24,8);
    rot(1,:) = [1,2,3,4,5,6,7,8];
    rot(2,:) = [3,4,7,8,1,2,5,6];
    rot(3,:) = [7,8,5,6,3,4,1,2];
    rot(4,:) = [5,6,1,2,7,8,3,4];
    rot(5,:) = [5,1,7,3,6,2,8,4];
    rot(6,:) = [6,5,8,7,2,1,4,3];
    rot(7,:) = [2,6,4,8,1,5,3,7];
    rot(8,:) = [2,4,1,3,6,8,5,7];
    rot(9,:) = [4,3,2,1,8,7,6,5];
    rot(10,:) = [3,1,4,2,7,5,8,6];
    rot(11,:) = [2,1,6,5,4,3,8,7];
    rot(12,:) = [8,7,4,3,6,5,2,1];
    rot(13,:) = [3,7,1,5,4,8,2,6];
    rot(14,:) = [8,4,6,2,7,3,5,1];
    rot(15,:) = [8,6,7,5,4,2,3,1];
    rot(16,:) = [5,7,6,8,1,3,2,4];
    rot(17,:) = [1,3,5,7,2,4,6,8];
    rot(18,:) = [1,5,2,6,3,7,4,8];
    rot(19,:) = [6,8,2,4,5,7,1,3];
    rot(20,:) = [7,3,8,4,5,1,6,2];
    rot(21,:) = [6,2,5,1,8,4,7,3];
    rot(22,:) = [4,2,8,6,3,1,7,5];
    rot(23,:) = [4,8,3,7,2,6,1,5];
    rot(24,:) = [7,5,3,1,8,6,4,2];
   
    % transform f, unroll
    ft = zeros(1,8);
    ft(1:8) = f(1:8);
    for i=1:8
        f(i) = ft(rot(index,i));
    end
    
end
